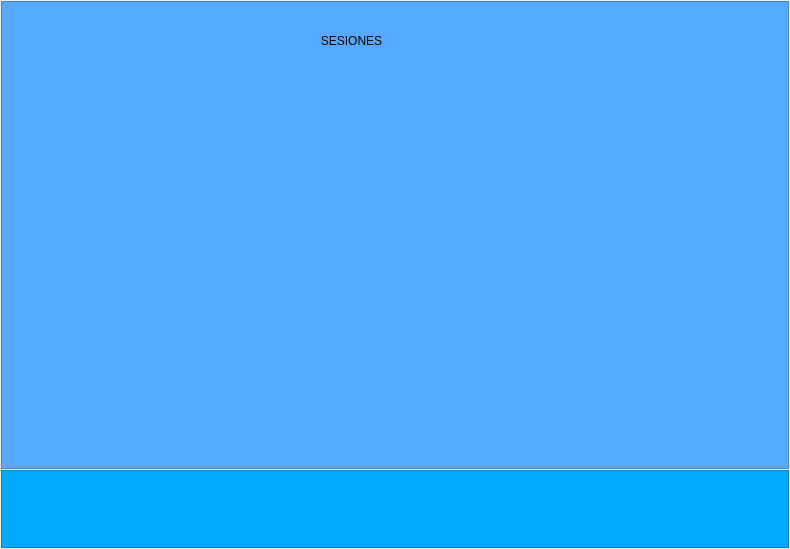
             <widget class="QWidget" name="page_ark_sessions">
              <property name="minimumSize">
               <size>
                <width>790</width>
                <height>549</height>
               </size>
              </property>
              <layout class="QVBoxLayout" name="verticalLayout_25" stretch="6,1">
               <property name="spacing">
                <number>1</number>
               </property>
               <property name="leftMargin">
                <number>1</number>
               </property>
               <property name="topMargin">
                <number>1</number>
               </property>
               <property name="rightMargin">
                <number>1</number>
               </property>
               <property name="bottomMargin">
                <number>1</number>
               </property>
               <item>
                <widget class="QFrame" name="frame_form_sessions">
                 <property name="styleSheet">
                  <string notr="true">/* Estilo del marco */
QFrame {
    background-color: rgb(85, 170, 255);
   
}
</string>
                 </property>
                 <property name="frameShape">
                  <enum>QFrame::Shape::StyledPanel</enum>
                 </property>
                 <property name="frameShadow">
                  <enum>QFrame::Shadow::Raised</enum>
                 </property>
                 <widget class="QLabel" name="label_titel_sessions">
                  <property name="geometry">
                   <rect>
                    <x>280</x>
                    <y>30</y>
                    <width>141</width>
                    <height>20</height>
                   </rect>
                  </property>
                  <property name="frameShadow">
                   <enum>QFrame::Shadow::Plain</enum>
                  </property>
                  <property name="text">
                   <string>SESIONES</string>
                  </property>
                  <property name="alignment">
                   <set>Qt::AlignmentFlag::AlignCenter</set>
                  </property>
                 </widget>
                </widget>
               </item>
               <item>
                <widget class="QFrame" name="frame_actbar_sessions">
                 <property name="styleSheet">
                  <string notr="true">/* Estilo del marco */
QFrame {
    background-color: rgb(0, 170, 255);
   
}</string>
                 </property>
                 <property name="frameShape">
                  <enum>QFrame::Shape::StyledPanel</enum>
                 </property>
                 <property name="frameShadow">
                  <enum>QFrame::Shadow::Raised</enum>
                 </property>
                </widget>
               </item>
              </layout>
             </widget>
